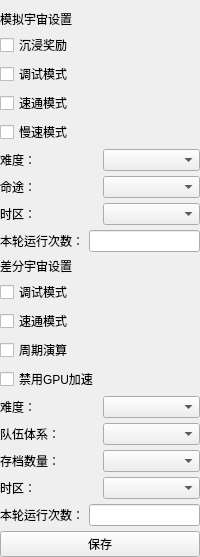
         <widget class="QWidget" name="homeTab">
          <attribute name="title">
           <string>模拟宇宙设置</string>
          </attribute>
          <layout class="QVBoxLayout" name="verticalLayout_2">
           <property name="spacing">
            <number>5</number>
           </property>
           <property name="leftMargin">
            <number>0</number>
           </property>
           <property name="topMargin">
            <number>10</number>
           </property>
           <property name="rightMargin">
            <number>0</number>
           </property>
           <property name="bottomMargin">
            <number>0</number>
           </property>
           <item>
            <layout class="QVBoxLayout" name="verticalLayout_8">
             <item>
              <layout class="QVBoxLayout" name="verticalLayout">
               <item>
                <widget class="QLabel" name="label_6">
                 <property name="text">
                  <string>模拟宇宙设置</string>
                 </property>
                </widget>
               </item>
               <item>
                <widget class="QCheckBox" name="Simul_bonus_checkbox">
                 <property name="text">
                  <string>沉浸奖励</string>
                 </property>
                </widget>
               </item>
               <item>
                <widget class="QCheckBox" name="Simul_debug_checkbox">
                 <property name="text">
                  <string>调试模式</string>
                 </property>
                </widget>
               </item>
               <item>
                <widget class="QCheckBox" name="Simul_speed_checkbox">
                 <property name="text">
                  <string>速通模式</string>
                 </property>
                </widget>
               </item>
               <item>
                <widget class="QCheckBox" name="Simul_slow_checkbox">
                 <property name="text">
                  <string>慢速模式</string>
                 </property>
                </widget>
               </item>
              </layout>
             </item>
             <item>
              <layout class="QHBoxLayout" name="horizontalLayout">
               <item>
                <widget class="QLabel" name="label">
                 <property name="text">
                  <string>难度：</string>
                 </property>
                </widget>
               </item>
               <item>
                <widget class="QComboBox" name="Simul_difficulty_combo"/>
               </item>
              </layout>
             </item>
             <item>
              <layout class="QHBoxLayout" name="horizontalLayout_14">
               <item>
                <widget class="QLabel" name="label_3">
                 <property name="text">
                  <string>命途：</string>
                 </property>
                </widget>
               </item>
               <item>
                <widget class="QComboBox" name="Simul_fate_combo"/>
               </item>
              </layout>
             </item>
             <item>
              <layout class="QHBoxLayout" name="horizontalLayout_4">
               <item>
                <widget class="QLabel" name="label_4">
                 <property name="text">
                  <string>时区：</string>
                 </property>
                </widget>
               </item>
               <item>
                <widget class="QComboBox" name="Simul_timezone_combo"/>
               </item>
              </layout>
             </item>
             <item>
              <layout class="QHBoxLayout" name="horizontalLayout_13">
               <item>
                <widget class="QLabel" name="label_5">
                 <property name="text">
                  <string>本轮运行次数：</string>
                 </property>
                </widget>
               </item>
               <item>
                <widget class="QLineEdit" name="Simul_max_run_input"/>
               </item>
              </layout>
             </item>
             <item>
              <layout class="QVBoxLayout" name="verticalLayout_12">
               <item>
                <widget class="QLabel" name="label_7">
                 <property name="text">
                  <string>差分宇宙设置</string>
                 </property>
                </widget>
               </item>
               <item>
                <widget class="QCheckBox" name="Diver_debug_checkbox">
                 <property name="text">
                  <string>调试模式</string>
                 </property>
                </widget>
               </item>
               <item>
                <widget class="QCheckBox" name="Diver_speed_checkbox">
                 <property name="text">
                  <string>速通模式</string>
                 </property>
                </widget>
               </item>
               <item>
                <widget class="QCheckBox" name="Diver_weekly_checkbox">
                 <property name="text">
                  <string>周期演算</string>
                 </property>
                </widget>
               </item>
               <item>
                <widget class="QCheckBox" name="Diver_cpu_checkbox">
                 <property name="text">
                  <string>禁用GPU加速</string>
                 </property>
                </widget>
               </item>
              </layout>
             </item>
             <item>
              <layout class="QHBoxLayout" name="horizontalLayout_18">
               <item>
                <widget class="QLabel" name="label_10">
                 <property name="text">
                  <string>难度：</string>
                 </property>
                </widget>
               </item>
               <item>
                <widget class="QComboBox" name="Diver_difficulty_combo"/>
               </item>
              </layout>
             </item>
             <item>
              <layout class="QHBoxLayout" name="horizontalLayout_21">
               <item>
                <widget class="QLabel" name="label_11">
                 <property name="text">
                  <string>队伍体系：</string>
                 </property>
                </widget>
               </item>
               <item>
                <widget class="QComboBox" name="Diver_team_combo"/>
               </item>
              </layout>
             </item>
             <item>
              <layout class="QHBoxLayout" name="horizontalLayout_19">
               <item>
                <widget class="QLabel" name="label_12">
                 <property name="text">
                  <string>存档数量：</string>
                 </property>
                </widget>
               </item>
               <item>
                <widget class="QComboBox" name="Diver_save_cnt_combo"/>
               </item>
              </layout>
             </item>
             <item>
              <layout class="QHBoxLayout" name="horizontalLayout_20">
               <item>
                <widget class="QLabel" name="label_17">
                 <property name="text">
                  <string>时区：</string>
                 </property>
                </widget>
               </item>
               <item>
                <widget class="QComboBox" name="Diver_timezone_combo"/>
               </item>
              </layout>
             </item>
             <item>
              <layout class="QHBoxLayout" name="horizontalLayout_17">
               <item>
                <widget class="QLabel" name="label_18">
                 <property name="text">
                  <string>本轮运行次数：</string>
                 </property>
                </widget>
               </item>
               <item>
                <widget class="QLineEdit" name="Diver_max_run_input"/>
               </item>
              </layout>
             </item>
             <item>
              <widget class="QPushButton" name="config_save_btn">
               <property name="text">
                <string>保存</string>
               </property>
              </widget>
             </item>
            </layout>
           </item>
          </layout>
         </widget>
